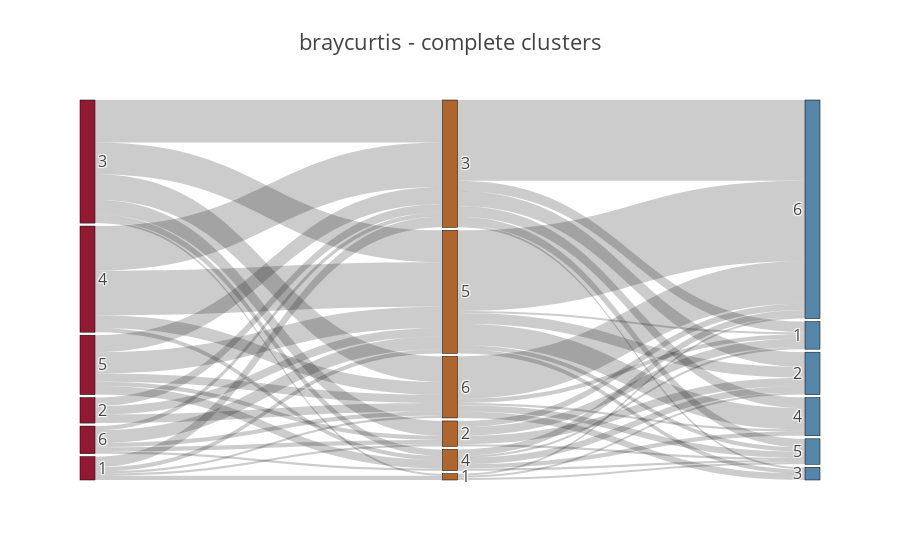

The notebook cell saved with this chart:
### Code cell
sankey2("complete","braycurtis", 6)

### Figure 1 — Plotly figure (JSON) as saved in the notebook; plotly's stock layout.template omitted (floating-point values rounded to 4 significant figures)
{"data": [{"domain": {"x": [0, 1], "y": [0, 1]}, "height": 70, "link": {"source": [0, 0, 0, 0, 0, 1, 1, 1, 2, 2, 2, 2, 2, 2, 3, 3, 3, 3, 4, 4, 4, 4, 4, 5, 5, 5, 5, 5, 6, 6, 6, 7, 7, 7, 7, 8, 8, 8, 8, 8, 8, 9, 9, 9, 9, 9, 10, 10, 10, 10, 10, 10, 11, 11, 11, 11, 11], "target": [6, 7, 8, 10, 11, 8, 10, 11, 6, 7, 8, 9, 10, 11, 8, 9, 10, 11, 7, 8, 9, 10, 11, 7, 8, 9, 10, 11, 13, 16, 17, 12, 13, 16, 17, 12, 13, 14, 15, 16, 17, 12, 13, 15, 16, 17, 12, 13, 14, 15, 16, 17, 12, 14, 15, 16, 17], "value": [2, 1, 5, 2, 1, 4, 4, 4, 1, 7, 20, 3, 15, 12, 21, 2, 21, 6, 2, 8, 4, 10, 4, 2, 2, 1, 6, 2, 1, 1, 1, 4, 4, 1, 3, 5, 7, 1, 5, 4, 38, 1, 3, 2, 1, 3, 1, 5, 2, 10, 2, 38, 2, 3, 1, 3, 20]}, "node": {"color": ["#911A33", "#911A33", "#911A33", "#911A33", "#911A33", "#911A33", "#AE652E", "#AE652E", "#AE652E", "#AE652E", "#AE652E", "#AE652E", "#5585A8", "#5585A8", "#5585A8", "#5585A8", "#5585A8", "#5585A8"], "label": ["1", "2", "3", "4", "5", "6", "1", "2", "3", "4", "5", "6", "1", "2", "3", "4", "5", "6", null, null, null, null, null, null, null, null, null, null, null, null, null, null, null, null, null, null, null, null, null, null, null, null, null, null, null, null, null, null, null, null, null, null, null, null, null, null, null], "line": {"color": "black", "width": 0.5}, "pad": 3, "thickness": 15}, "orientation": "h", "type": "sankey", "valueformat": ".0f", "width": 500}], "layout": {"font": {"size": 16}, "title": "braycurtis - complete clusters"}}
